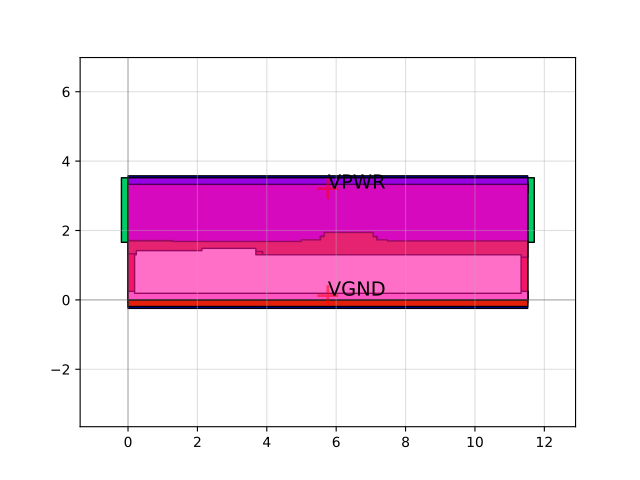

Source code (Python):
import sky130

c = sky130.components.sky130_fd_sc_hs__fahcon_1()
c.plot()
